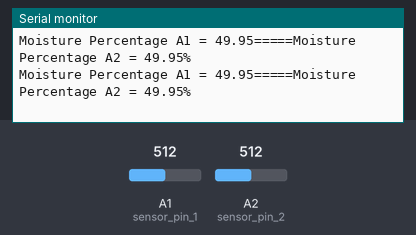
A sketch run on a simulated Arduino Uno, built with avr-gcc and run on an emulated ATmega328P. Shown: the last lines printed to the serial monitor. Inputs (shaded band) come from the test bench; at power-on: A1 (sensor_pin_1) = 512, A2 (sensor_pin_2) = 512.

Above: at 1.8 s.
1.9 s: A1 (sensor_pin_1) set to 716
At 2.4 s:
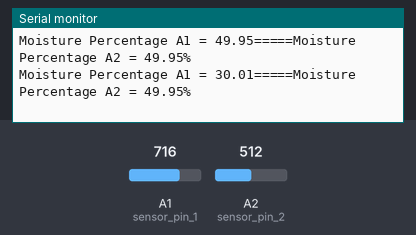
3.4 s: A2 (sensor_pin_2) set to 716
At 4.7 s:
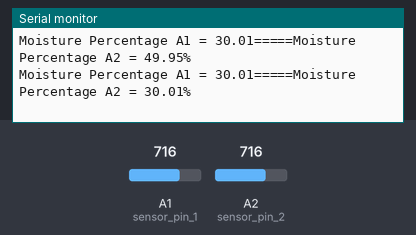
4.9 s: A1 (sensor_pin_1) set to 900
At 5.8 s:
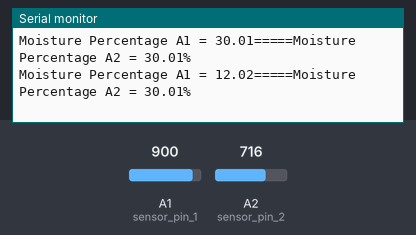
6.4 s: A2 (sensor_pin_2) set to 900
At 7.8 s:
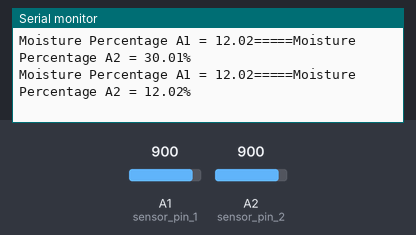
Timing chart, 0 to 8.9 s (numbered marks = the images above; inputs shaded):
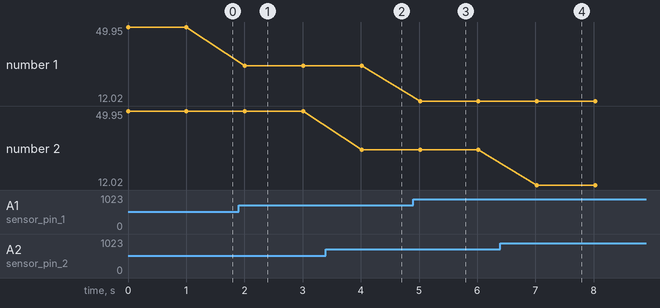

Measured:
- after the input at 1.9 s, the serial monitor: prints a new line after 0.11 s (image 1)
- after the input at 3.4 s, the serial monitor: prints a new line after 0.61 s (image 2)
- after the input at 4.9 s, the serial monitor: prints a new line after 0.12 s (image 3)
- after the input at 6.4 s, the serial monitor: prints a new line after 0.62 s (image 4)
- plotted number 1: 49.95 → 30.01 after the input at 1.9 s, 30.01 → 12.02 after the input at 4.9 s

The sketch:

moisture.ino
```cpp
const int sensor_pin_1 = A1;  /* Soil moisture sensor O/P pin */
const int sensor_pin_2 = A2;  /* Soil moisture sensor O/P pin */

void setup() {
  Serial.begin(9600); /* Define baud rate for serial communication */
}

void loop() {
  float moisture_percentage_A1;
  float moisture_percentage_A2;
  int sensor_analog_A1;
  int sensor_analog_A2;
  sensor_analog_A1 = analogRead(sensor_pin_1);
  sensor_analog_A2 = analogRead(sensor_pin_2);
  moisture_percentage_A1 = ( 100 - ((sensor_analog_A1/1023.00) * 100 ));
  moisture_percentage_A2 = ( 100 - ((sensor_analog_A2/1023.00) * 100 ));
  Serial.print("Moisture Percentage A1 = ");
  Serial.print(moisture_percentage_A1);
  Serial.print("=====");
  Serial.print("Moisture Percentage A2 = ");
  Serial.print(moisture_percentage_A2);
  Serial.print("%\n\n");
  delay(1000);
}
```
